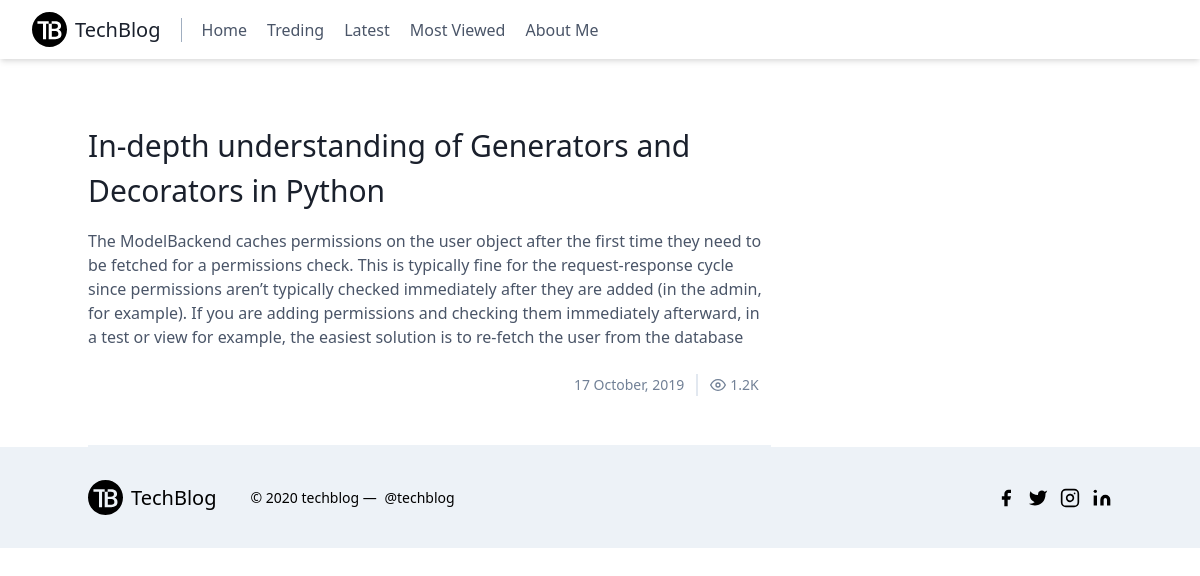
/post/5/, run on an earlier commit of the app's database.
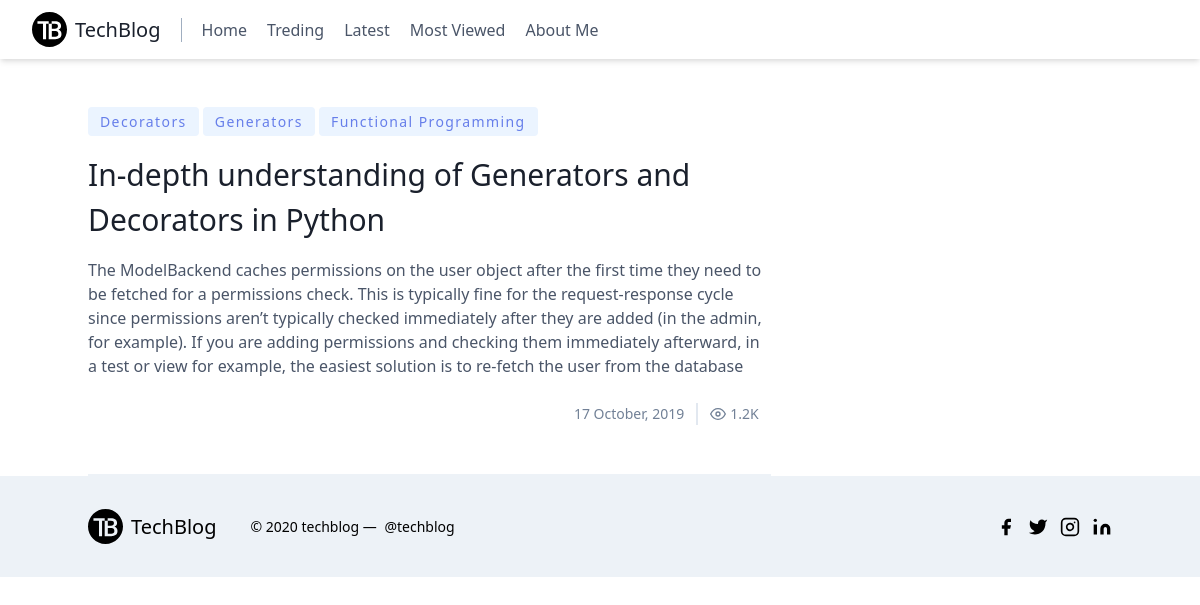
And on a later commit of the database.
### blog/models.py (models this page shows)
class Tag(models.Model):
    name = models.CharField(max_length=100)
    def __str__(self):
        return self.name

### blog/views.py (the view)
# urls.py: path('post/<int:id>/', views.post_detail, name="post_detail"),
def post_detail(request, id):
    post = Post.objects.get(id=id)
    context = {
        'post': post
    }
    return render(request, 'blog/post_detail.html', context)

### blog/templates/blog/post_detail.html
{% extends 'blog/base.html' %}
{% block content %}
    <section class="flex text-gray-700">
        <div class="md:w-2/3">
                <article class="px-5 py-8 md:px-0 md:py-12 border-b-2 border-gray-200">
                    {% for tag in post.tags.all %}
                        <span class="inline-block py-1 px-3 rounded bg-indigo-100 text-indigo-500 text-sm font-medium tracking-widest">
                            {{ tag }}
                        </span>
                    {% endfor %}
                    <h2 class="sm:text-3xl text-2xl title-font font-medium text-gray-900 mt-4 mb-4">{{ post.title }}</h2>
                    <div class="pb-6">
                        {{ post.content|linebreaksbr }}
                    </div>
                    <div class="flex items-center flex-wrap mt-auto w-full">
                        <span class="text-gray-600 leading-none text-sm ml-auto pr-3 py-1 border-r-2 border-gray-300">
                            <span>{{ post.date_posted|date:"d F, Y" }}</span>
                        </span>
                        <span class="text-gray-600 mr-3 inline-flex items-center leading-none text-sm py-1 pl-3">
                            <svg class="w-4 h-4 mr-1" stroke="currentColor" stroke-width="2" fill="none" stroke-linecap="round" stroke-linejoin="round" viewBox="0 0 24 24">
                                <path d="M1 12s4-8 11-8 11 8 11 8-4 8-11 8-11-8-11-8z"></path>
                                <circle cx="12" cy="12" r="3"></circle>
                            </svg>
                            <span>1.2K</span>
                        </span>
                    </div>
                </article>
        </div>
        <div class="md:w-1/3 md:pl-12">
        </div>
    </section>
{% endblock content %}

What changed in the data, as far as the page shows it:
added Tag: name "Decorators"
added Tag: name "Generators"
added Tag: name "Functional Programming"
